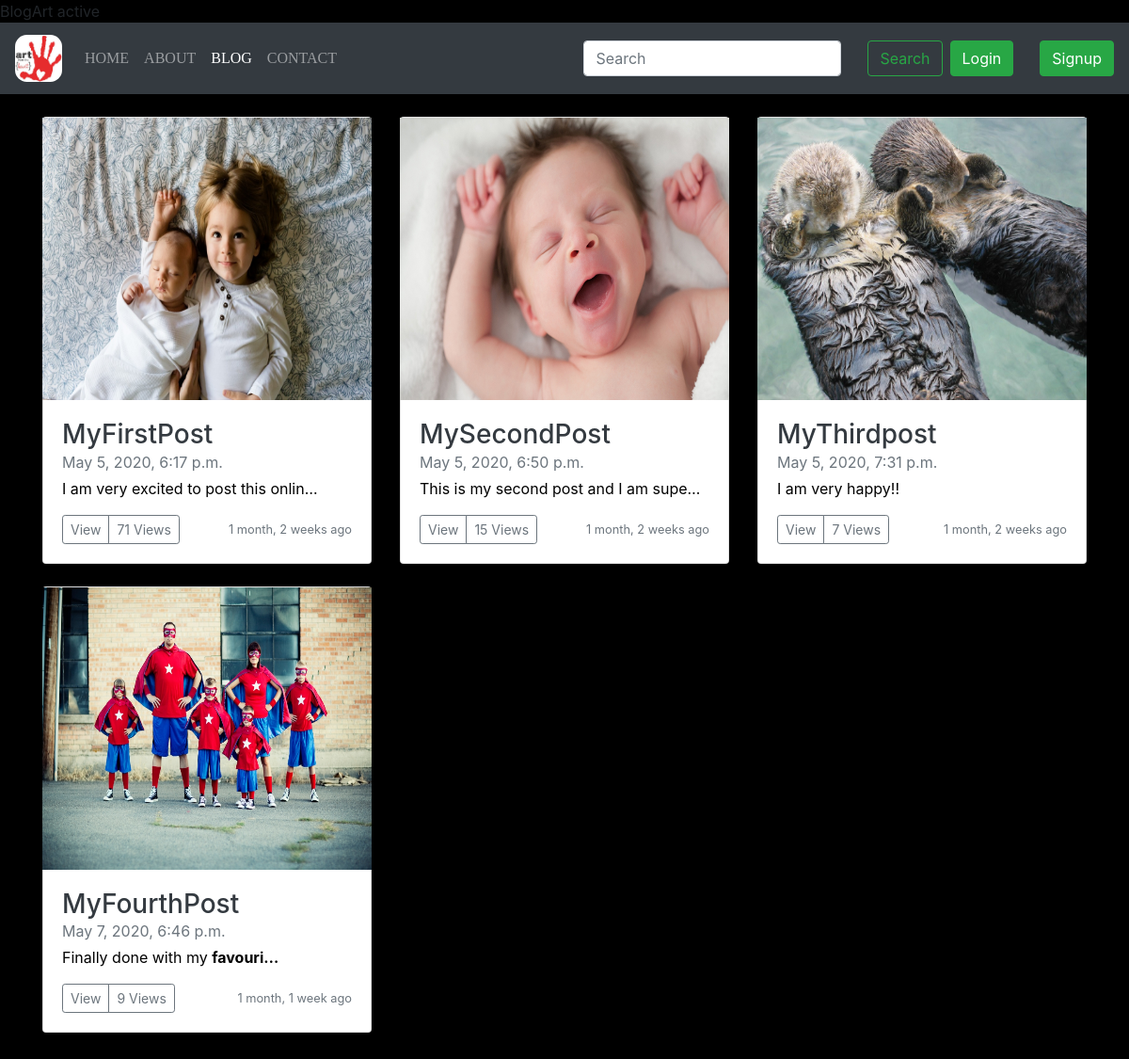
Screenshot of /blog/blog with the database file from the repository.
### blog/models.py (models this page shows)
class Post(models.Model):
    sno = models.AutoField(primary_key=True)
    title = models.CharField(max_length=255)
    content = models.TextField()
    author = models.CharField(max_length=100)
    slug = models.CharField(max_length=130)
    views = models.IntegerField(default=0)
    timefield = models.DateTimeField(blank=True)
    image = models.ImageField(upload_to='blog/images', default="")
    def __str__(self):
        return self.title + ' by ' + self.author

### blog/views.py (the view)
# urls.py: path('blog', views.blogArt, name='blogHome'),
def blogArt(request):
    allPosts = Post.objects.all()
    print(allPosts)
    context = {'allPosts': allPosts}
    return render(request, 'blog/blogArt.html', context)

### blog/templatetags/extras1.py (called while the page is built)
@register.filter
def chunks(value, chunk_length):
    clen = int(chunk_length)
    i = iter(value)
    while True:
        chunk = list(itertools.islice(i, clen))
        if chunk:
            yield chunk
        else:
            break

### templates/blog/blogArt.html (shortened to what this page needs)
{% extends 'base.html' %}
{% block head %}
{% block blogactive %} active {% endblock blogactive %}
{% load static %}
<link rel='stylesheet' href="{% static 'css/blog.css' %}">
{% endblock head %}
{% block body %}
{% load humanize %}
{% load extras1 %}
<div class="container my-4">
{% for chunk in allPosts|chunks:3 %}
  <div class="row">
    {% for post in chunk %}
        <div class="col-md-4">
      <div class="card mb-4 shadow-sm">
        <a href="/blog/{{post.slug}}"><img src="/media/{{post.image}}" width="350px" height="300px" style="margin-left: -1px;"></a>
        <div class="card-body">
        <h3 class="mb-0"><a class="text-dark" id="under" href="/blog/{{post.slug}}">{{post.title}}</a></h3>
      <div class="mb-1 text-muted">{{post.timefield}}</div>
          <p class="card-text mb-auto">
        <div class="preview">{{post.content|safe|truncatechars:70}}</div>
      </p>
          <div class="d-flex justify-content-between align-items-center">
            <div class="btn-group">
            <a href="/blog/{{post.slug}}" role="button" class="btn btn-sm btn-outline-secondary">View</a>
             <button type="button" class="btn btn-sm btn-outline-secondary">{{post.views}} Views</button>
            </div>
            <small class="text-muted">{{post.timefield | naturaltime}}</small>
          </div>
        </div>
      </div>
    </div>
    {% endfor %}
  </div>
{% endfor %}
</div>
{% endblock body %}

### templates/base.html (shortened to what this page needs)
<!doctype html>
<html lang="en">
<head>
  <link rel="stylesheet" href="https://stackpath.bootstrapcdn.com/bootstrap/4.4.1/css/bootstrap.min.css"
>
</head>
{% block head %}
{% endblock head %}
<body>
  <nav class="navbar navbar-expand-lg navbar-dark bg-dark">
    <a class="navbar-brand" href="/"><img
        style="width: 50px; height: 50px; border-radius: 25%; "></a>
    <div class="collapse navbar-collapse" id="navbarSupportedContent">
      <ul class="navbar-nav mr-auto">
        <li class="nav-item {% block homeactive %} {% endblock homeactive %}">
          <a class="nav-link" href="/" style="font-family: 'Verdana, Geneva, Tahoma, sans-serif;'">HOME </a>
        </li>
        <li class="nav-item {% block aboutactive %} {% endblock aboutactive %}">
          <a class="nav-link" href="about" style="font-family: 'Verdana, Geneva, Tahoma, sans-serif;'">ABOUT</a>
        </li>
        <li class="nav-item {% block blogactive %} {% endblock blogactive %}">
          <a class="nav-link" href="blog" style="font-family: 'Verdana, Geneva, Tahoma, sans-serif;'">BLOG</a>
        </li>
        <li class="nav-item {% block contactactive %} {% endblock contactactive %}">
          <a class="nav-link" href="contact" style="font-family: 'Verdana, Geneva, Tahoma, sans-serif;'">CONTACT</a>
        </li>
      </ul>
      <div class="ml-auto form-inline ">
        <form class="form-inline my-2 my-lg-0" method="get" action="/search">
          <input class="form-control mr-sm-2" type="search" placeholder="Search" aria-label="Search" name="query"
            id="query">
          <button class="btn btn-outline-success my-2 my-sm-0" type="submit">Search</button>
        </form>
        {% if user.is_authenticated %}
        <ul class="navbar-nav mr-2">
          <li class='nav-item dropdown'>
            <a class="nav-link dropdown-toggle" href="#" id="navbarDropdown" role="button" data-toggle="dropdown"
              aria-haspopup="true" aria-expanded="false">
              Welcome {{request.user}}
            </a>
            <div class="dropdown-menu" aria-labelledby="navbarDropdown">
              <a class="dropdown-item" href="/logout">Logout</a>
            </div>
          </li>
        </ul>
        {% else %}
        <button type="button" class="btn btn-success mx-2" data-toggle="modal" data-target="#loginModal">
          Login
        </button>
        <button type="button" class="btn btn-success" data-toggle="modal" data-target="#signupModal">
          Signup
        </button>
        {% endif %}
      </div>
    </div>
  </nav>
  {% block body %}{% endblock body %}
</body>
</html>

### blog/static/css/blog.css (style rules this page uses)
body { background-color: black; }
h2, p { color: black; }
#under { text-decoration: none; color: black; }
button { margin-left: 20px; }

### rows the page displays
Post: image (picture), title "MyFirstPost", timefield "May 5, 2020, 6:17 p.m.", content "I am very excited to post this onlin…", views "71", timefield "1 month, 2 weeks ago"
Post: image (picture), title "MySecondPost", timefield "May 5, 2020, 6:50 p.m.", content "This is my second post and I am supe…", views "15", timefield "1 month, 2 weeks ago"
Post: image (picture), title "MyThirdpost", timefield "May 5, 2020, 7:31 p.m.", content "I am very happy!!", views "7", timefield "1 month, 2 weeks ago"
Post: image (picture), title "MyFourthPost", timefield "May 7, 2020, 6:46 p.m.", content "Finally done with my favouri…", views "9", timefield "1 month, 1 week ago"
